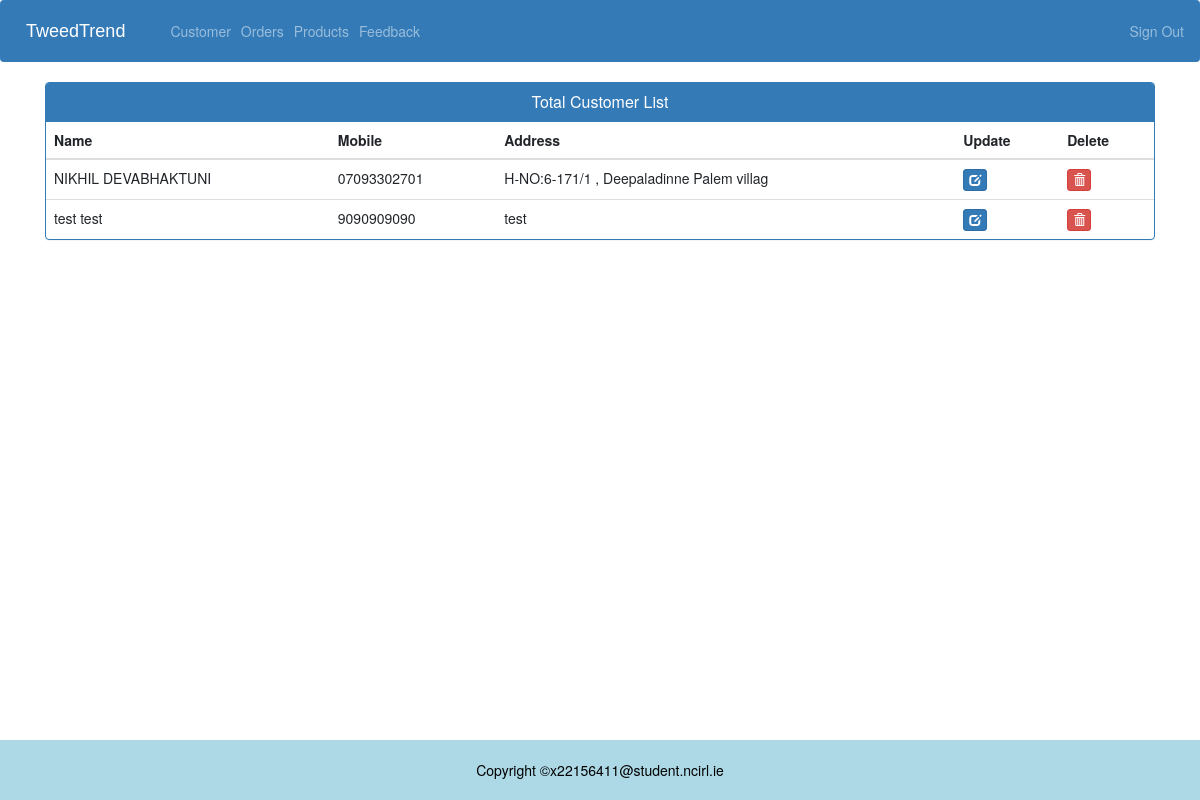
The app's page /view-customer (signed in) with its own data.
### ecom/models.py (models this page shows, shortened)
class Customer(models.Model):
    user=models.OneToOneField(User,on_delete=models.CASCADE)
    address = models.CharField(max_length=40)
    mobile = models.CharField(max_length=20,null=False)
    @property                            # existing check in DB
    def get_name(self):
        return self.user.first_name+" "+self.user.last_name

### ecom/views.py (the view)
# urls.py: path('view-customer', views.view_customer_view,name='view-customer'),
@login_required(login_url='adminlogin')
def view_customer_view(request):
    customers=models.Customer.objects.all()
    return render(request,'ecom/view_customer.html',{'customers':customers})

### templates/ecom/view_customer.html (shortened to what this page needs)
{% extends 'ecom/admin_base.html' %}
{% load static %}
{% block content %}
<head>
</head>
<head>
  <link href="//netdna.bootstrapcdn.com/bootstrap/3.0.0/css/bootstrap.min.css" rel="stylesheet" id="bootstrap-css">
</head>
<div class="container">
  <div class="panel panel-primary">
    <div class="panel-heading">
      <h6 class="panel-title">Total Customer List</h6>
    </div>
    <table class="table table-hover" id="dev-table">
      <thead>
        <tr>
          <th>Name</th>
          <th>Mobile</th>
          <th>Address</th>
          <th>Update</th>
          <th>Delete</th>
        </tr>
      </thead>
      {% for c in customers %}
      <tr>
        <td> {{c.get_name}}</td>
        <td>{{c.mobile}}</td>
        <td>{{c.address}}</td>
        <td><a class="btn btn-primary btn-xs" href="{% url 'update-customer' c.id  %}"><span class="glyphicon glyphicon-edit"></span></a></td>
        <td><a class="btn btn-danger btn-xs" href="{% url 'delete-customer' c.id  %}"><span class="glyphicon glyphicon-trash"></span></a></td>
      </tr>
      {% endfor %}
    </table>
  </div>
</div>
{% endblock content %}

### templates/ecom/admin_base.html (style rules this page uses)
html, body { height: 100%; }

### templates/ecom/view_customer.html (style rules this page uses)
a:link { text-decoration: none; }
h6 { text-align: center; }

### records on screen
Customer: get_name "NIKHIL DEVABHAKTUNI", mobile "07093302701", address "H-NO:6-171/1 , Deepaladinne Palem villag"
Customer: get_name "test test", mobile "9090909090", address "test"
